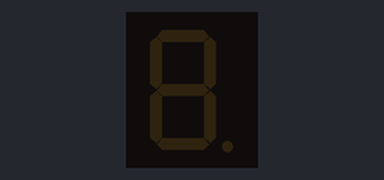
This sketch was run on a simulated Arduino Uno, built with avr-gcc and run on an emulated ATmega328P. Shown: 1-digit seven-segment display.

Above: at 0.1 s.
At 1.1 s:
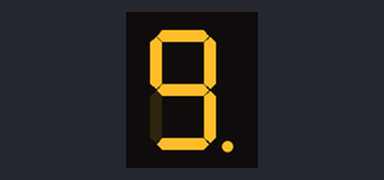
At 2.1 s:
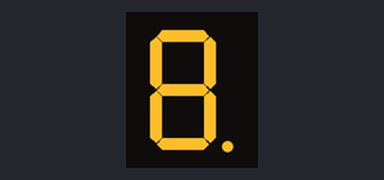
At 5.1 s:
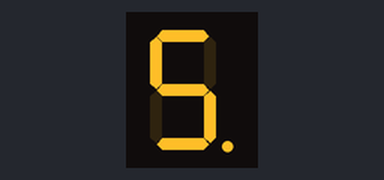
At 7.1 s:
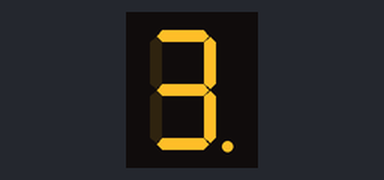
At 10.1 s:
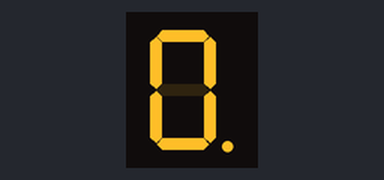

The sketch:

countdown_timer.ino
```cpp
//Count-Down Timer
#include "SevSeg.h"
SevSeg sevenseg;

void setup() {
    byte digit = 1;
    byte pins[] = {};
    byte segmentPins[] = {4, 5, 8, 7, 6, 3, 2, 9};
    byte hard_conf = COMMON_CATHODE;
    bool resistorsonSegments = true;

    sevenseg.begin(hard_conf, digit, pins, segmentPins, resistorsonSegments);
    sevenseg.setBrightness(90);
}

void loop() {
    for(int i = 9; i >= 0; i--){
        sevenseg.setNumber(i, 0);
        delay(1000);
        sevenseg.refreshDisplay();
    }
}
```

Measured:
- by itself, everything shown: repeats every 10.0 s, in 10 steps
- what the display in image 1 shows lasts 1.0 s, from 1.0 s to 2.0 s
